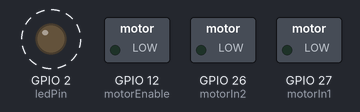
Simulated run of this sketch. Board: ESP32. On the bench: switched loads named in the sketch (green lamp = pin HIGH), output pins drawn as LEDs (lit = HIGH). Dashed ring = blinking. WiFi joins after 1.5 s; servers stay silent unless stated; what the sketch prints to the serial monitor is not drawn.

Above: at 2.1 s.
Timing chart, 0 to 6.4 s (numbered marks = the images above):
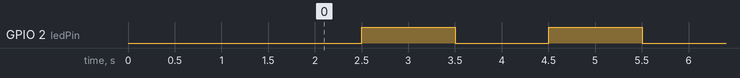

Measured:
- by itself, GPIO 2 (ledPin): alternates HIGH for 1.0 s and LOW for 1.0 s

The sketch:

OTA_Blynk.ino
```cpp
#define BLYNK_TEMPLATE_ID "TMPL682tShCYu"
#define BLYNK_TEMPLATE_NAME "iMCLab Blynk"
#define BLYNK_AUTH_TOKEN "U3wgvSDWUDkRTaLdoEiSTd2wFIvN1J5q"

#include <WiFi.h>
#include <BlynkSimpleEsp32.h>
#include <ArduinoOTA.h>

// Wi-Fi
char ssid[] = "BAGUSMOTOR";
char pass[] = "kamispahing";

// Pin ESP32
const int ledPin = 2;
const int motorIn1 = 27;
const int motorIn2 = 26;
const int motorEnable = 12;

// Versi program
const char* versiProgram = "Versi 3 - Blynk OTA Blink";

int kecepatan = 0;
bool motorAktif = false;
bool statusLed = false;

BlynkTimer timer;

// Deklarasi fungsi
void aturMotor();
void blinkLED();

// Switch Blynk: V0
BLYNK_WRITE(V0) {
  motorAktif = param.asInt();
  aturMotor();
}

// Slider Blynk: V1
BLYNK_WRITE(V1) {
  kecepatan = param.asInt();
  aturMotor();
}

// Saat Blynk tersambung
BLYNK_CONNECTED() {
  Serial.println("Blynk terhubung!");
  Blynk.syncVirtual(V0, V1);
}

// Kontrol motor
void aturMotor() {
  if (motorAktif && kecepatan > 0) {
    digitalWrite(motorIn1, HIGH);
    digitalWrite(motorIn2, LOW);
    ledcWrite(motorEnable, kecepatan);
  } else {
    ledcWrite(motorEnable, 0);
    digitalWrite(motorIn1, LOW);
    digitalWrite(motorIn2, LOW);
  }
}

// LED berkedip setiap 1 detik
void blinkLED() {
  statusLed = !statusLed;
  digitalWrite(ledPin, statusLed);

  Blynk.virtualWrite(V2, statusLed ? 1 : 0);
}

void setup() {
  Serial.begin(115200);

  pinMode(ledPin, OUTPUT);
  pinMode(motorIn1, OUTPUT);
  pinMode(motorIn2, OUTPUT);

  digitalWrite(ledPin, LOW);

  // PWM: 30 kHz, resolusi 8-bit
  if (!ledcAttach(motorEnable, 30000, 8)) {
    Serial.println("Gagal mengatur PWM motor!");
  }

  aturMotor();

  // Hubungkan Wi-Fi
  WiFi.mode(WIFI_STA);
  WiFi.begin(ssid, pass);

  Serial.print("Menghubungkan Wi-Fi");
  while (WiFi.status() != WL_CONNECTED) {
    delay(500);
    Serial.print(".");
  }

  Serial.println();
  Serial.print("IP ESP32: ");
  Serial.println(WiFi.localIP());
  Serial.println(versiProgram);

  // OTA
  ArduinoOTA.setHostname("OTA Blynk");
  ArduinoOTA.setPassword("123");

  ArduinoOTA.onStart([]() {
    Serial.println("OTA: mulai upload");
  });

  ArduinoOTA.onEnd([]() {
    Serial.println("\nOTA: upload selesai!");
  });

  ArduinoOTA.onError([](ota_error_t error) {
    Serial.printf("OTA error: %u\n", error);
  });

  ArduinoOTA.begin();
  Serial.println("OTA siap!");

  // Blink LED setiap 1000 ms
  timer.setInterval(1000L, blinkLED);

  // Hubungkan Blynk
  Blynk.config(BLYNK_AUTH_TOKEN);
  Blynk.connect(10000);
}

void loop() {
  Blynk.run();
  ArduinoOTA.handle();
  timer.run();
}
```
